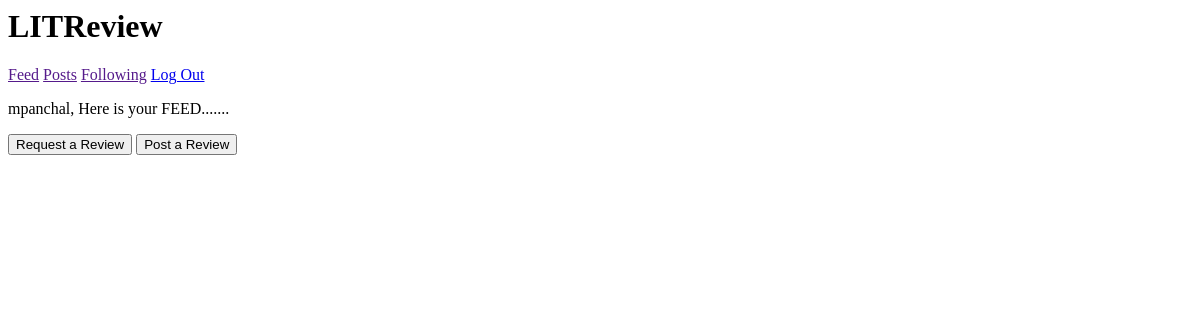
The page / (signed in) on the database as committed earlier.
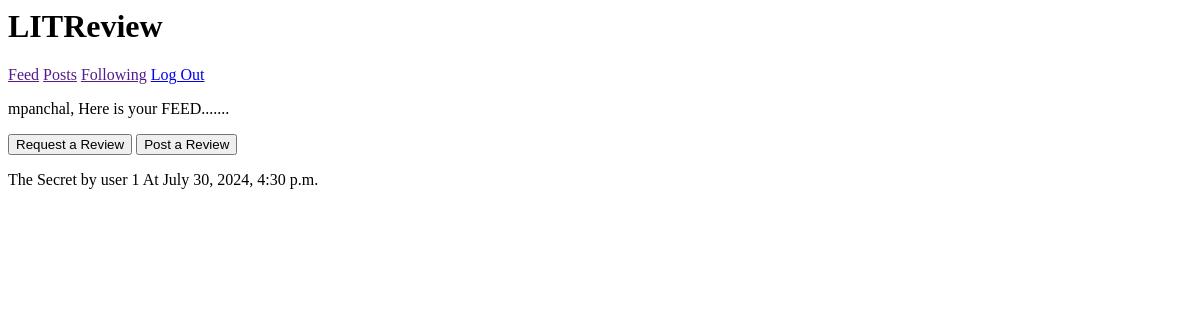
The same page on the database as committed later.
### authentication/models.py (models this page shows)
class User(AbstractUser):
    username = models.CharField(max_length=50, unique=True, default="")

### feed/models.py (models this page shows, shortened)
class Ticket(models.Model):
    title = models.CharField(max_length=120)
    description = models.TextField(max_length=2048, blank=True)
    user = models.ForeignKey(to=settings.AUTH_USER_MODEL, on_delete=models.CASCADE)
    image = models.ImageField(null=True, blank=True)
    time_created = models.DateTimeField(auto_now_add=True)
    IMAGE_MAX_SIZE = (258, 392)

### feed/views.py (the view)
# urls.py: path('', feed.views.feed_home_page, name='home'),
@login_required
def feed_home_page(request):
    tickets = Ticket.objects.all().order_by('-time_created').values()
    return render(request, 'feed/home.html', {'tickets': tickets})

### feed/templates/feed/home.html (shortened to what this page needs)
{% extends 'feed/feed_base.html' %}
{% block content %}
{% if user.is_authenticated %}
<p>{{request.user}}, Here is your FEED.......</p>
<button onclick="location.href='{% url 'create_ticket' %}'">Request a Review</button>
<button>Post a Review</button>
{% endif %}
    {% for ticket in tickets %}
    <p>
        {{ ticket.title }} by user {{ ticket.user_id }}
        At {{ ticket.time_created }}
    </p>
    {% endfor %}
{% endblock content %}

### feed/templates/feed/feed_base.html (shortened to what this page needs)
<html>
    <head>
    </head>
    <body>
        <h1>LITReview</h1>
        <nav>
            <a href="">Feed</a>
            <a href="">Posts</a>
            <a href="">Following</a>
            <a href="{% url 'logout' %}">Log Out</a>
          </nav>
          {% block content %}{% endblock content %}
    </body>
</html>

Rows that differ between the two databases and show on the page:
added Ticket: title "The Secret", user_id "1", time_created "July 30, 2024, 4:30 p.m."
